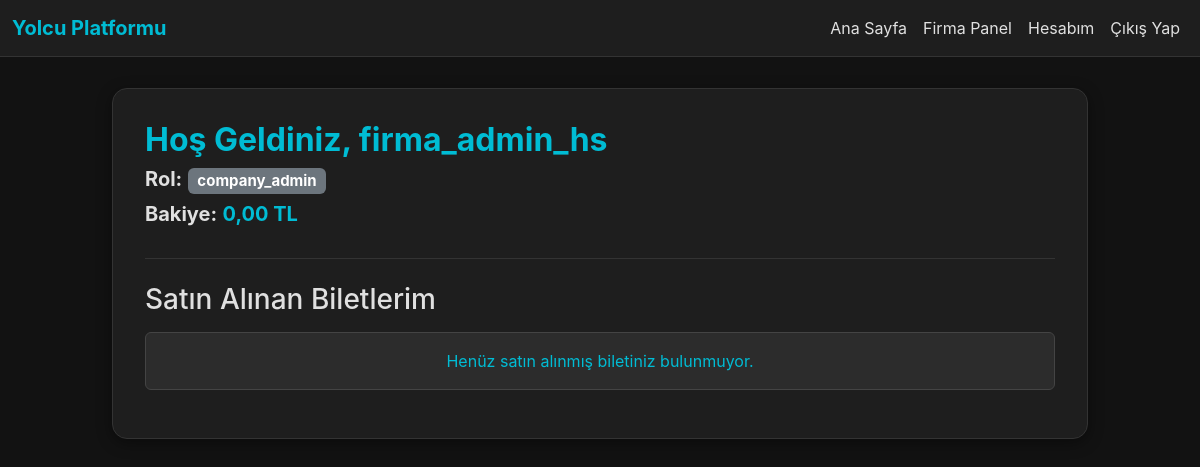
The app's page /account.php (signed in) with its own data.
### tables this page shows
CREATE TABLE users (
            id INTEGER PRIMARY KEY AUTOINCREMENT,
            username TEXT NOT NULL UNIQUE,
            password TEXT NOT NULL,
            role TEXT DEFAULT 'user', -- 'user', 'company_admin', 'admin'
            credit REAL DEFAULT 0.00,
            firm_id INTEGER DEFAULT NULL, -- EKLENDİ: Firma adminlerini firmaya bağlamak için
            FOREIGN KEY (firm_id) REFERENCES firms(id)
        );

### account.php (the view, shortened to what this page needs)
<?php
require_once "db.php";
$user_id = (int) $_SESSION['user']['id'];
$stm = $db->prepare("SELECT id, username, role, credit FROM users WHERE id = :user_id");
$stm->bindParam(':user_id', $user_id, PDO::PARAM_INT);
$stm->execute();
$user = $stm->fetch(PDO::FETCH_ASSOC);
$st = $db->prepare("
SELECT
    t.id, t.seat_number, t.status,
    tr.departure, tr.arrival, tr.date, tr.time, tr.price,
    f.name AS firm_name
FROM tickets t
JOIN trips tr ON t.trip_id = tr.id
JOIN firms f ON tr.firm_id = f.id
WHERE t.user_id = :user_id
ORDER BY tr.date DESC, tr.time DESC
");
$st->bindParam(':user_id', $user_id, PDO::PARAM_INT);
$st->execute();
$tickets = $st->fetchAll(PDO::FETCH_ASSOC);
?>
<!DOCTYPE html>
<html lang="tr">
<head>
<link href="https://cdn.jsdelivr.net/npm/bootstrap@5.3.0/dist/css/bootstrap.min.css" rel="stylesheet">
</head>
<body>
<nav class="navbar navbar-expand-lg navbar-dark fixed-top">
    <div class="container-fluid">
        <a class="navbar-brand" href="index.php" style="color: var(--primary) !important; font-weight: bold;">Yolcu Platformu</a>
        <div class="collapse navbar-collapse" id="navbarNav">
            <ul class="navbar-nav ms-auto">
                <li class="nav-item"><a class="nav-link" href="index.php">Ana Sayfa</a></li>
                <?php if ($_SESSION['user']['role'] === 'admin'): ?>
                    <li class="nav-item"><a class="nav-link" href="admin.php">Admin Panel</a></li>
                <?php elseif ($_SESSION['user']['role'] === 'company_admin'): ?>
                    <li class="nav-item"><a class="nav-link" href="company_admin.php">Firma Panel</a></li>
                <?php endif; ?>
                <li class="nav-item"><a class="nav-link active" href="account.php">Hesabım</a></li>
                <li class="nav-item"><a class="nav-link" href="logout.php">Çıkış Yap</a></li>
            </ul>
        </div>
    </div>
</nav>
<div class="container">
<div class="content-card">
<div class="user-info">
<h2>Hoş Geldiniz, <?php echo htmlspecialchars($user['username']); ?></h2>
<p class="h5">
    <strong>Rol:</strong>
    <span class="badge bg-secondary"><?php echo htmlspecialchars($user['role']); ?></span>
</p>
<p class="h5">
    <strong>Bakiye:</strong>
    <span style="color: var(--primary); font-weight: bold;">
        <?php echo number_format((float)$user['credit'], 2, ',', '.'); ?> TL
    </span>
</p>
</div>
<h3>Satın Alınan Biletlerim</h3>
<?php if (empty($tickets)): ?>
<div class="alert alert-info text-center mt-3" style="background-color: #2c2c2c; border-color: #444; color: var(--primary);">
    Henüz satın alınmış biletiniz bulunmuyor.
</div>
<?php endif; ?>
</div>
</div>
</body>
</html>

### account.php (style rules this page uses)
:root { --bg: #121212; --card: #1e1e1e; --text: #e0e0e0; --primary: #00bcd4; --link: #80deea; }
body { background-color: var(--bg); color: var(--text); font-family: 'Inter', sans-serif; padding-top: 56px; }
.navbar { background-color: #1e1e1e !important; border-bottom: 1px solid #333; }
.nav-link, .navbar-brand { color: var(--text) !important; }
.container { max-width: 1000px; margin-top: 2rem; margin-bottom: 2rem; }
.content-card { background: var(--card); border: 1px solid #333; border-radius: 15px; padding: 2rem; box-shadow: 0 4px 15px rgba(0, 0, 0, 0.4); }
.user-info { margin-bottom: 1.5rem; padding-bottom: 1.5rem; border-bottom: 1px solid #333; }
.user-info h2 { color: var(--primary); font-weight: 700; }

### records on screen
users: username "firma_admin_hs", role "company_admin", credit "0,00"
